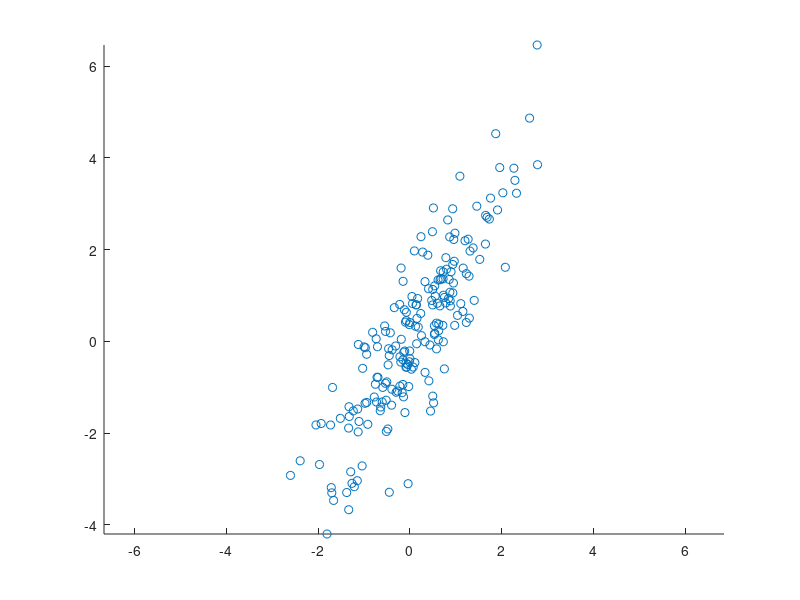

The MATLAB source for this figure: (Note: this script raises an error after producing the figure.)
%
% % Calcul des valeurs propres / vecteurs propre d'une matrice (eig)
% % Visualisation des vecteurs propres de la matrice de covariance
% % d'un nuage de points
%
close all
mu = [0 0]
sigma = [1 1.5 ; 1.5 3]
X = mvnrnd(mu,sigma,200); 


figure ('Name', 'Vecteurs propres');
axis equal
hold on
scatter(X(:,1), X(:,2));

A= cov(X)

[V D] = eig(A);
D
Vdir1 = V(:,1)
Vdir2 = V(:,2)
x=-2:2;

y1 = droite2DVd(x,Vdir1,mu)

plot(x,y1,'r')

y2 = droite2DVd(x,Vdir2,mu)

plot(x,y2,'g')
hold off 

myacp = CalculACP(X);
acpm = pca(X);
Wm = transpose((acpm(:,1)));
W1 = transpose((myacp(:,1)))
CProj1 = transpose(W1 * X');

hold on
plot(W1,'b');
plot(Wm);
hold off

figure('Name','ACP')
hold on
plot(CProj1(:,1),'y');
hold off